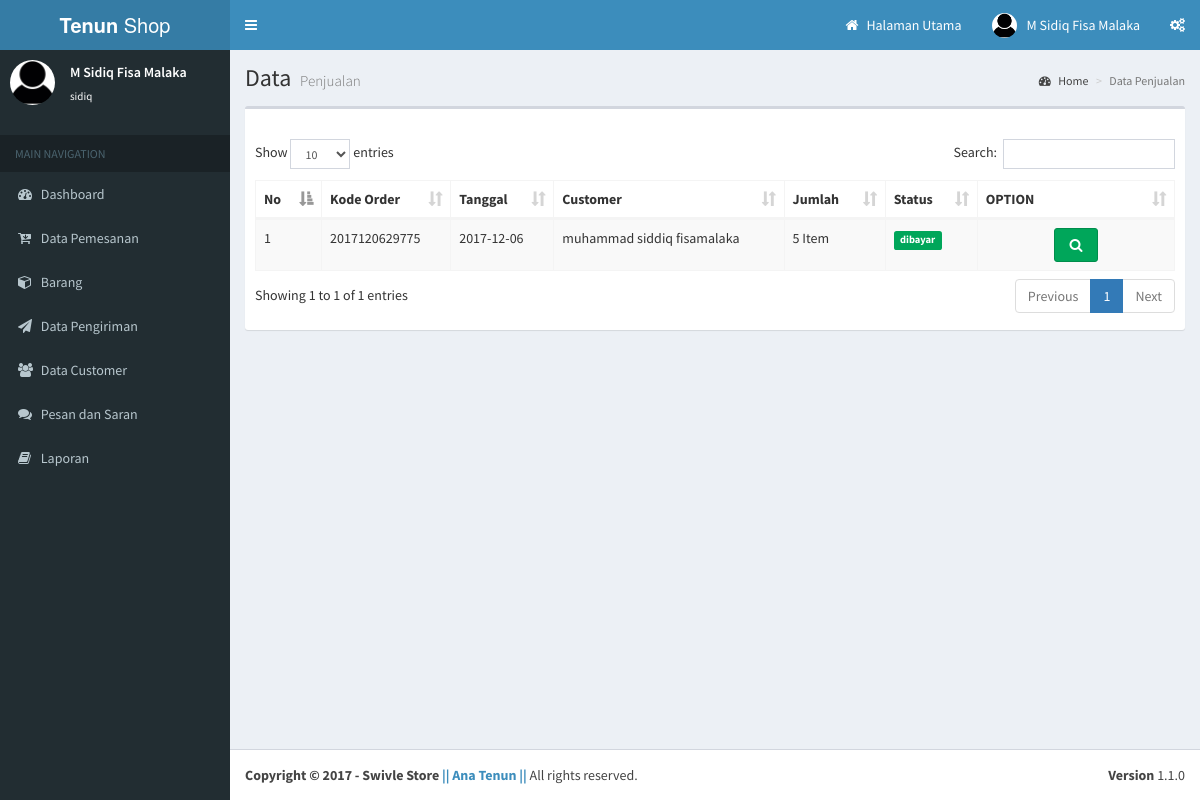
Screenshot of /admin/index.php?mod=transaksi&pg=data_transaksi (signed in) with the database file from the repository.
### tables this page shows
CREATE TABLE `detail_pesanan` (
  `kd_detail_pesanan` int(5) NOT NULL,
  `kode_pesanan` varchar(50) NOT NULL,
  `id_customer` int(11) NOT NULL,
  `id_pengiriman` int(11) NOT NULL,
  `tanggal_pesan` date NOT NULL,
  `status_order` varchar(20) NOT NULL,
  `bukti_transfer` text NOT NULL
);

CREATE TABLE `customer` (
  `id_customer` int(11) NOT NULL,
  `email` varchar(30) NOT NULL,
  `password` varchar(30) NOT NULL,
  `nama` varchar(30) NOT NULL,
  `no_telpon` varchar(30) NOT NULL,
  `alamat` varchar(30) NOT NULL
);

### admin/config/config.php (called while the page is built, shortened)
<?php
$user_sql=mysqli_query($connect, "select * from admin where username='$_SESSION[username]'")or die ('error user ');
$data_us=mysqli_fetch_array($user_sql);
?>

### admin/content/transaksi/data_transaksi.php (the view, shortened to what this page needs)
 <section class="content-header">
          <h1>
            Data
            <small>Penjualan</small>
          </h1>
          <ol class="breadcrumb">
            <li><a href="#"><i class="fa fa-dashboard"></i> Home</a></li>
            <li class="active">Data Penjualan</li>
          </ol>
        </section>
        <section class="content">
            <div class="box">
                <div class="box-header">
               </div>
                <div class="box-body">
                  <table id="example1" class="table table-bordered table-striped">
                    <thead>
                      <tr>
                        <th>No</th>
                        <th>Kode Order</th>
                        <th>Tanggal</th>
                        <th>Customer</th>
                        <th>Jumlah</th>
                        <th>Status</th>
                        <th>OPTION</th>
                      </tr>
                    </thead>
                    <tbody>
                    <?php
					$sql=mysqli_query($connect, "SELECT * FROM detail_pesanan o, customer c where o.id_customer=c.id_customer order by kd_detail_pesanan desc
					") or die ("error");
					$no=1;
					while($data=mysqli_fetch_array($sql)){
$sql_k=mysqli_query($connect, "SELECT * FROM pesanan where kode_pesanan=".$data['kode_pesanan']." order by id_pesanan
					") or die ("error");
					$jumlah=0;
					while($d=mysqli_fetch_array($sql_k)){
						$jumlah+=$d['jumlah_pesanan'];
					}
					 ?>
                      <tr>
                        <td><?php echo $no ; ?></td>
                        <td><?php echo $data['kode_pesanan'] ; ?></td>
                        <td><?php echo $data['tanggal_pesan'] ; ?></td>
                        <td><?php echo $data['nama'] ;?></td>
                        <td><?php echo $jumlah ;?> Item</td>
                        <td>
                        <span class="label <?php if($data['status_order']=='Menunggu'){echo "label-warning";}elseif($data['status_order']=='dibayar'){echo "label-success";}elseif($data['status_order']=='Ditolak'){echo "label-danger";}elseif($data['status_order']=='Lunas'){echo "label-primary";}?>"><?php echo $data['status_order'] ;?></span></td>
                        <td align="center"><div style="width:150px;">
<a href="index.php?mod=transaksi&pg=detail_transaksi&id=<?php echo $data['kode_pesanan']; ?>"><button title="Detail" type="button" class="btn btn-success"><i class="fa fa-search fa-fw"></i></button></a></div></td>
                      </tr>
               <?php $no++; } ?>
                    </tbody>
                  </table>
                </div>
              </div>
                 </section>

### admin/config/header.php (shortened to what this page needs)
<header class="main-header">
       <a href="index.php" class="logo">
         <span class="logo-lg"><b>Tenun</b> Shop </span>
       </a>
       <nav class="navbar navbar-static-top" role="navigation">
         <a href="#" class="sidebar-toggle" data-toggle="offcanvas" role="button">
         </a>
         <div class="navbar-custom-menu">
           <ul class="nav navbar-nav">
             <li class="dropdown user user-menu">
               <a href="../index.php" target="_blank"><i class="fa fa-home"></i>
               Halaman Utama
               </a>
               </li>
             <li class="dropdown user user-menu">
               <a href="#" class="dropdown-toggle" data-toggle="dropdown">
                 <img src="content/user/foto/images-4.jpg" class="user-image" alt="User Image">
                 <span class="hidden-xs"><?php echo $data_us['nama_lengkap'];?></span>
               </a>
             </li>
             <li>
               <a href="#" data-toggle="control-sidebar"><i class="fa fa-gears"></i></a>
             </li>
           </ul>
         </div>
       </nav>
     </header>

### admin/config/sidebar.php (shortened to what this page needs)
        <section class="sidebar">
          <div class="user-panel">
            <div class="pull-left image">
              <img src="content/user/foto/images-4.jpg" class="img-circle" alt="User Image">
            </div>
            <div class="pull-left info">
              <p><?php echo $data_us['nama_lengkap'];?></p>
              <a href="#"><?php echo $data_us['username'];?></a>
            </div>
          </div>
          <br />
          <ul class="sidebar-menu">
            <li class="header">MAIN NAVIGATION</li>
            <li class="<?php if(empty($_GET['mod'])){ echo "active";} ?>">
              <a href="index.php">
                <i class="fa fa-dashboard"></i> <span>Dashboard</span>
              </a> </li>
                <li>
              <a href="index.php?mod=transaksi&pg=data_transaksi">
                <i class="fa fa-cart-arrow-down"></i> <span>Data Pemesanan</span>
              </a>
            </li>
              <li class="treeview">
              <a href="#">
                <i class="fa fa-cube"></i>
                <span>Barang</span>
              </a>
            </li>
              <li>
              <a href="index.php?mod=pengiriman&pg=data_pengiriman">
                <i class="fa  fa-send"></i> <span>Data Pengiriman</span>
              </a>
            </li>
             <li>
              <a href="index.php?mod=Customer&pg=data_customer">
                <i class="fa fa-users"></i> <span>Data Customer</span>
              </a>
            </li>
            <li>
              <a href="index.php?mod=komentar&pg=data">
                <i class="fa fa-comments"></i> <span>Pesan dan Saran</span>
              </a>
            </li>
<li class="treeview">
              <a href="#">
                <i class="fa fa-book"></i>
                <span>Laporan</span>
              </a>
            </li>
               </ul>
        </section>

### rows the page displays
detail_pesanan: kode_pesanan "2017120629775", tanggal_pesan "2017-12-06", id_customer.nama "muhammad siddiq fisamalaka", jumlah "5", status_order "dibayar"

### other values shown
$data_us['nama_lengkap'] "M Sidiq Fisa Malaka"
$data_us['username'] "sidiq"
